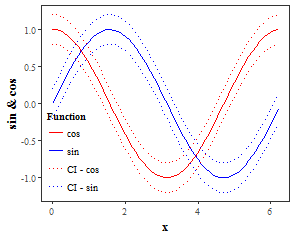

Reproduce this figure in R.
###############################################################################
# ggplot2: confidence lines and set line types manually;
# Also forces representation of CI lines in legend.
###############################################################################

# install.packages("ggplot2")
library(ggplot2)

# =============================================================================
# Create fake data
# =============================================================================
x <- seq(from=0, to=2*pi, by=0.1)
my.data <- data.frame(x        = rep(x,2),
                      sin.cos  = c(sin(x),cos(x)),
                      lowerCI  = c(sin(x),cos(x)) - 0.2,
                      upperCI  = c(sin(x),cos(x)) + 0.2,
                      Function = rep(c("sin","cos"), each=63))

# =============================================================================
# Plot
# =============================================================================
my_plot <- 
  ggplot(my.data, 
         aes(x = x, 
             y = sin.cos)) +
  # add the sin.cos lines
  geom_line(aes(colour = Function)) +
  # add "confidence" lines
  geom_line(aes(y = lowerCI, 
                colour = paste0('CI - ', Function)),
            linetype = 'dotted', 
            lwd=.5) +
  geom_line(aes(y = upperCI, 
                colour = paste0('CI - ', Function)),
            linetype = 'dotted', 
            lwd=.5) +
  # set line color manually; forces also the CI lines to appear in legend
  scale_colour_manual(name = 'Function',
                      breaks = c('cos', 'sin', 'CI - cos', 'CI - sin'),
                      values = c('cos'      = 'red',
                                 'sin'      = 'blue',
                                 'CI - cos' = 'red',
                                 'CI - sin' = 'blue')) +
  # override line type in leged so that CI lines are porperly represented
  guides(colour = guide_legend(override.aes = list(linetype = c(rep('solid', 2), 
                                                                rep('dotted',2))))) +
  # set axis labels
  labs(x = "x", 
       y = "sin & cos") +
  # theme without the default gray ggplot2 backgound
  theme_bw() + 
  # adjust some theme components
  theme(panel.grid = element_blank(), # eliminate default grids
        # set font family for all text within the plot ("serif" should work as "Times New Roman")
        # note that this can be overridden with other adjustment functions below
        text = element_text(family = "serif"),
        # adjust text in X-axis title
        axis.title.x = element_text(size = 12, face = "bold"),
        # adjust text in Y-axis title
        axis.title.y = element_text(size = 12, face = "bold"),
        # adjust legend title appearance
        legend.title = element_text(size = 10, face = "bold"),
        # adjust legend label appearance
        legend.text = element_text(size = 10),
        # don't draw legend box (check element_rect() for borders and backgrounds)
        legend.background = element_blank(),
        # Put lower-left corner of legend box in lower-left corner of graph
        # Note that the numeric position in legend.position below is relative to the entire area, 
        # including titles and labels, not just the plotting area
        legend.justification = c(0,0),
        legend.position = c(0,0))

# Save as png
ggsave(filename = "gallery/colored_confidence_lines.png",
       plot = my_plot, 
       width = 10, height = 8, units = "cm", dpi = 150)
# Save as pdf
ggsave(filename = "gallery/colored_confidence_lines.pdf",
       plot = my_plot, 
       width = 10, height = 8, units = "cm")

# addapted from:
# http://stackoverflow.com/questions/41743356/ggplot2-adding-lines-of-same-color-but-different-type-to-legend